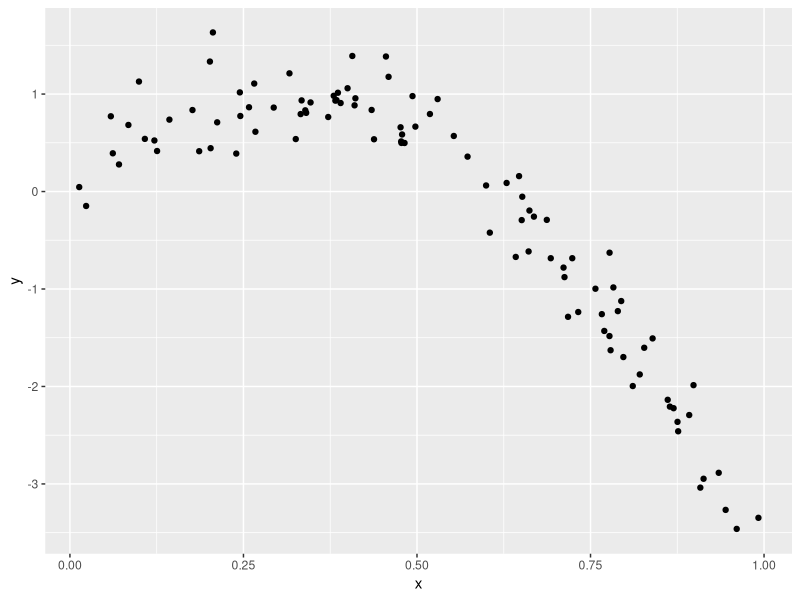
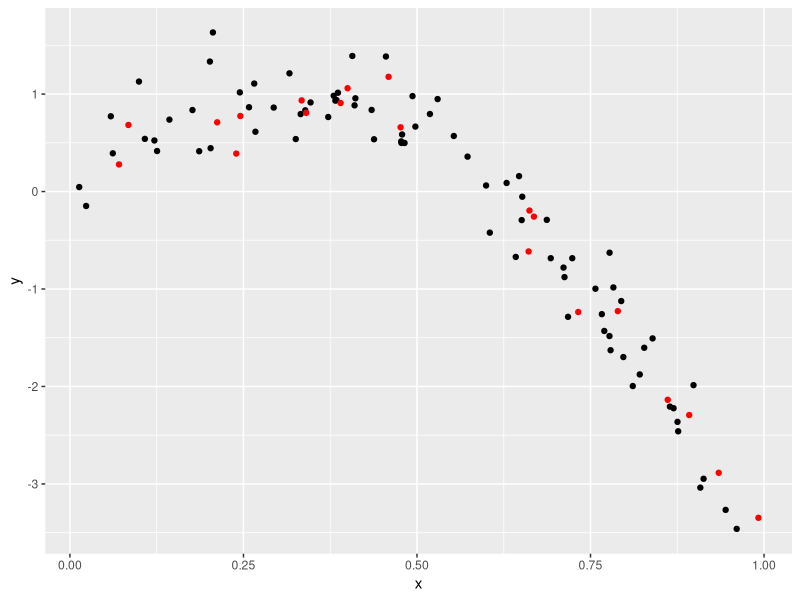
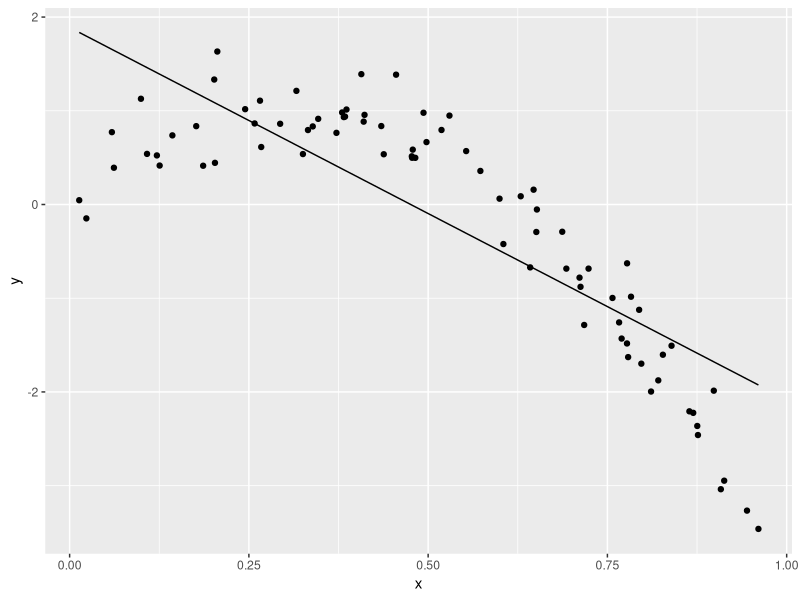
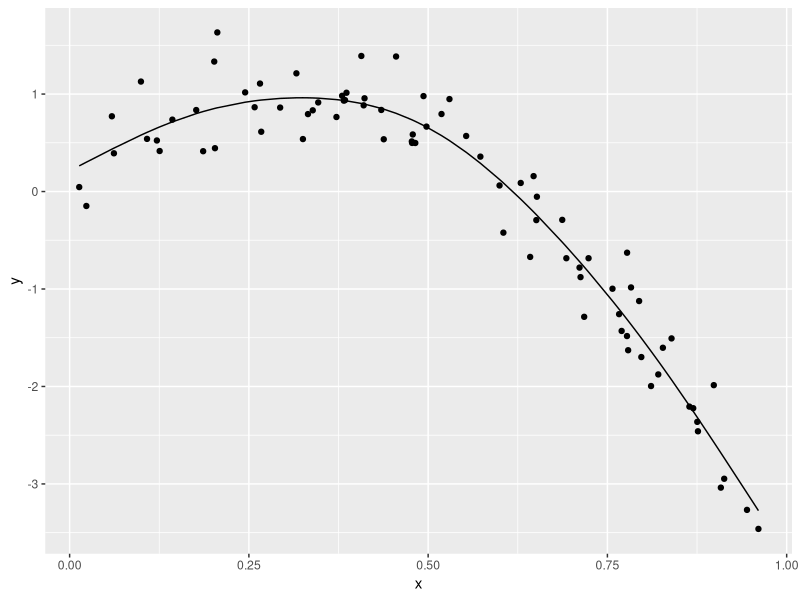
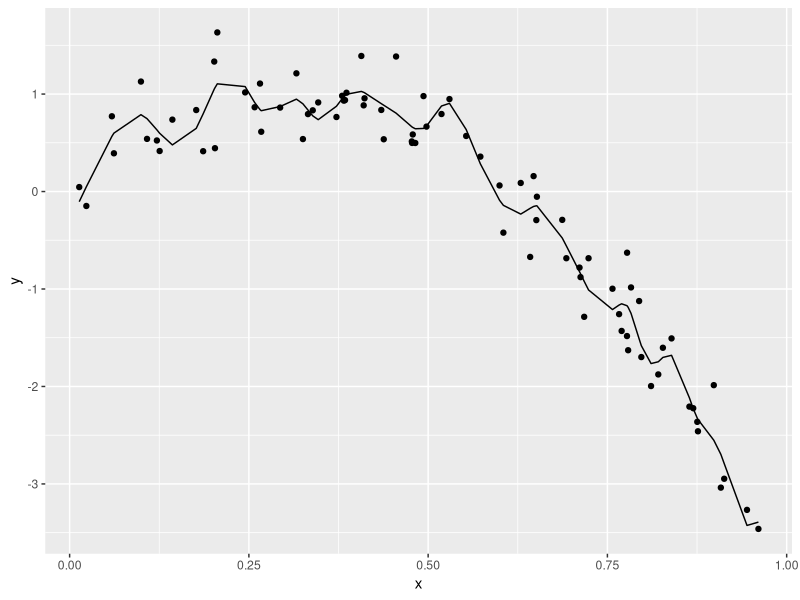
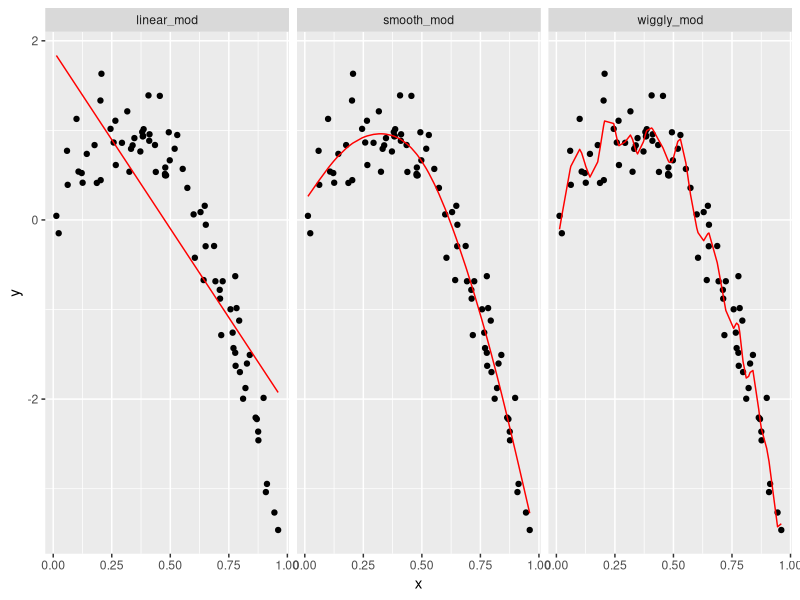
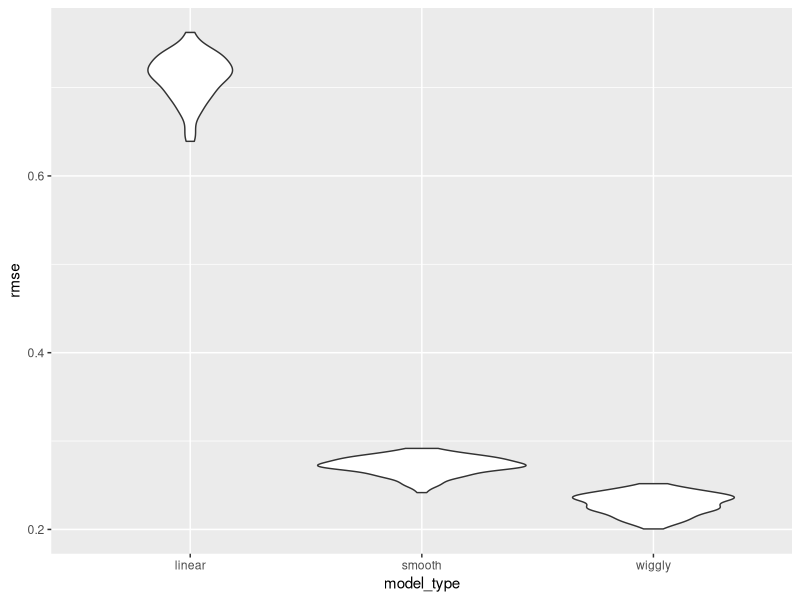

Reproduce these figures in R, in order.
## ---- chunk 1
library(tidyverse)
library(modelr)
set.seed(1)
## ---- chunk 2
nonlin_df = 
  tibble(
    id = 1:100,
    x = runif(100, 0, 1),
    y = 1 - 10 * (x - .3) ^ 2 + rnorm(100, 0, .3)
  )

nonlin_df |> 
  ggplot(aes(x = x, y = y)) + 
  geom_point()
## ---- chunk 3
train_df = sample_n(nonlin_df, 80)
test_df = anti_join(nonlin_df, train_df, by = "id")
## ---- chunk 4
train_df |>
  ggplot(aes(x = x, y = y)) +
  geom_point() +
  geom_point(data = test_df, color = "red")
## ---- chunk 5
linear_mod = lm(y ~ x, data = train_df)
smooth_mod = mgcv::gam(y ~ s(x), data = train_df)
wiggly_mod = mgcv::gam(y ~ s(x, k = 30), sp = 10e-6, data = train_df)
## ---- chunk 6
train_df |>
  modelr::add_predictions(linear_mod) |>
  ggplot(aes(x = x, y = y)) +
  geom_point() +
  geom_line(aes(y = pred))
## ---- chunk 7
train_df |>
  modelr::add_predictions(smooth_mod) |>
  ggplot(aes(x = x, y = y)) +
  geom_point() +
  geom_line(aes(y = pred))
## ---- chunk 8
train_df |>
  modelr::add_predictions(wiggly_mod) |>
  ggplot(aes(x = x, y = y)) +
  geom_point() +
  geom_line(aes(y = pred))
## ---- chunk 9
train_df |> 
  gather_predictions(linear_mod, smooth_mod, wiggly_mod) |> 
  mutate(model = fct_inorder(model)) |> 
  ggplot(aes(x = x, y = y)) + 
  geom_point() + 
  geom_line(aes(y = pred), color = "red") + 
  facet_wrap(~model)
## ---- chunk 10
rmse(linear_mod, train_df)
rmse(smooth_mod, train_df)
rmse(wiggly_mod, train_df)
## ---- chunk 11
rmse(linear_mod, test_df)
rmse(smooth_mod, test_df)
rmse(wiggly_mod, test_df)
## ---- chunk 12
cv_df = 
  nonlin_df |>
  crossv_mc(n = 100)
## ---- chunk 13
cv_df |>
  pull(train) |>
  nth(3) |>
  as_tibble()
## ---- chunk 14
cv_df = 
  nonlin_df |>
  crossv_mc(n = 100) |>
  mutate(
    train = map(train, as_tibble),
    test = map(train, as_tibble)
  )
## ---- chunk 15
lin_mod_funct = function(df) {
  lm(y ~ x, data = df)
}

cv_results =
  cv_df |>
  mutate(
    linear_fit = map(train, \(df) lm(y ~ x, data = df))
  ) |>
  mutate(
    rmse_linear = map2_dbl(linear_fit, test, \(mod, df) rmse(mod, df))
  )
## ---- chunk 16
cv_results =
  cv_df |> 
  mutate(
    linear_fit = map(train, \(df) lm(y ~ x, data = df)),
    smooth_fit = map(train, \(df) mgcv::gam(y ~ s(x), data = df)),
    wiggly_fit = map(train, \(df) mgcv::gam(y ~ s(x, k = 30), sp = 10e-6, data = df))
  ) |> 
  mutate(
    rmse_linear = map2_dbl(linear_fit, test, \(mod, df) rmse(mod, df)),
    rmse_smooth = map2_dbl(smooth_fit, test, \(mod, df) rmse(mod, df)),
    rmse_wiggly = map2_dbl(wiggly_fit, test, \(mod, df) rmse(mod, df))
  )
## ---- chunk 17
cv_results |> 
  select(starts_with("rmse")) |> 
  pivot_longer(
    everything(),
    names_to = "model_type",
    values_to = "rmse",
    names_prefix = "rmse_"
  ) |> 
  group_by(model_type) |> 
  summarize(m_rmse = mean(rmse))

cv_results |> 
  select(starts_with("rmse")) |> 
  pivot_longer(
    everything(),
    names_to = "model_type",
    values_to = "rmse",
    names_prefix = "rmse_"
  ) |> 
  ggplot(aes(x = model_type, y = rmse)) +
  geom_violin()
